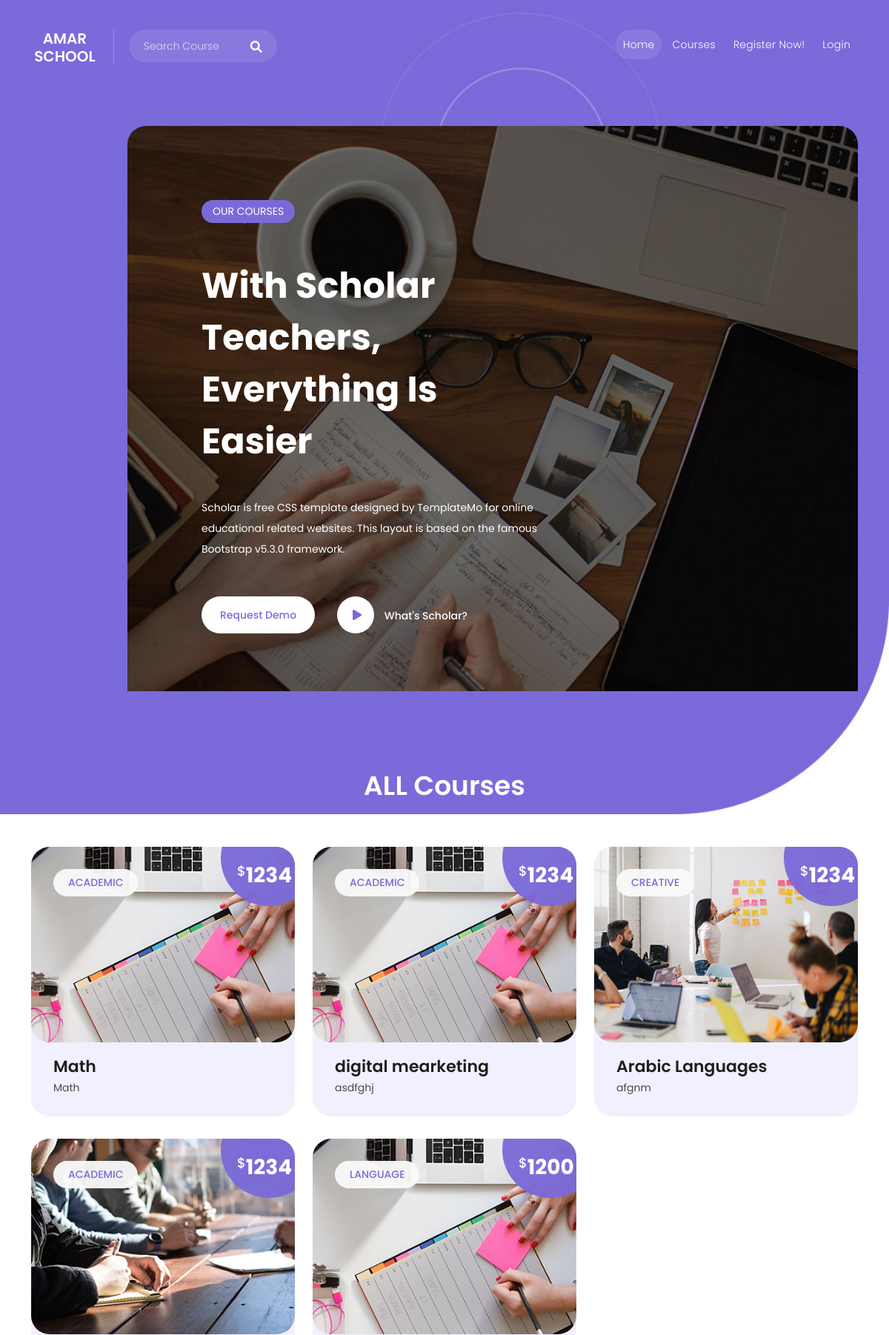
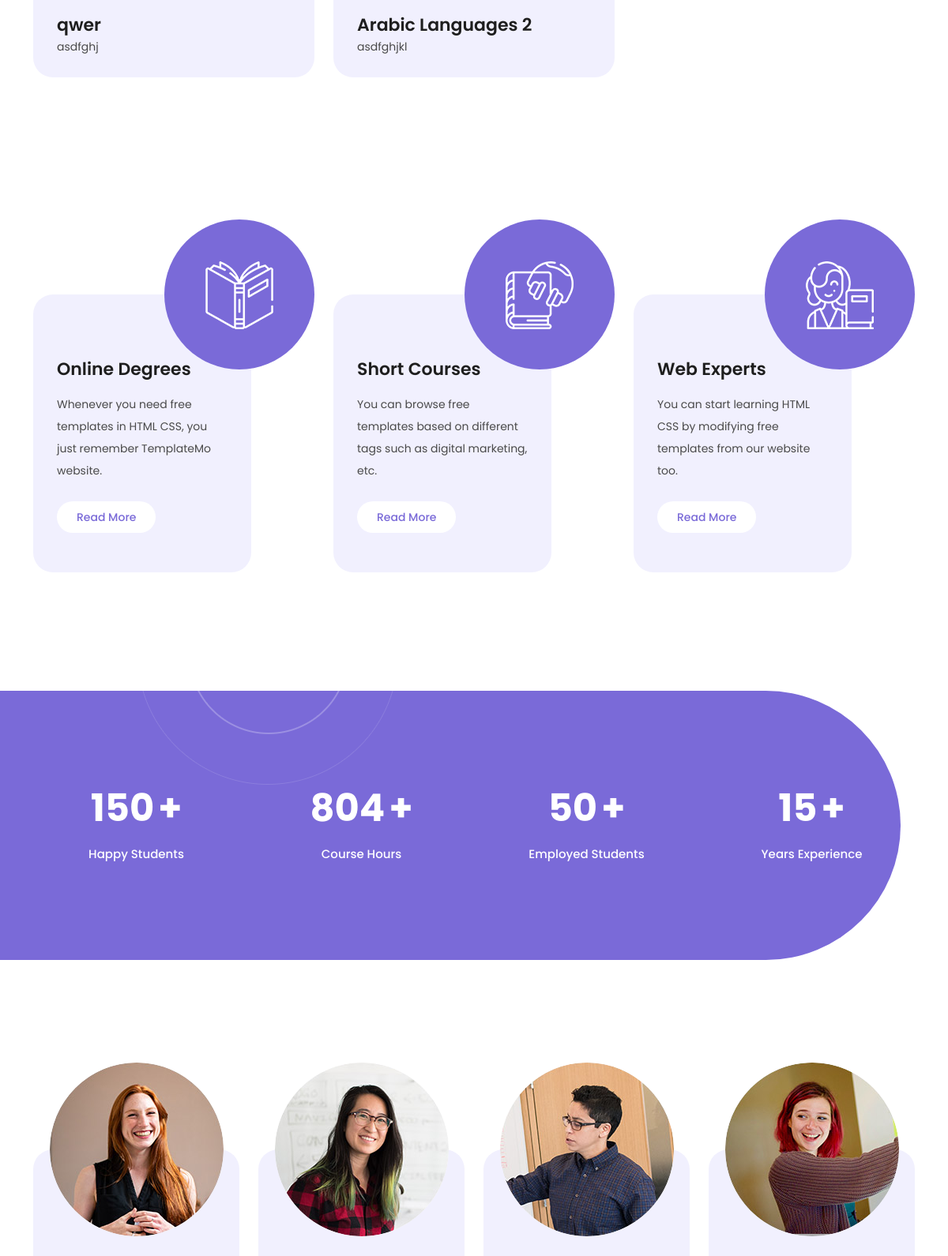
The page / (upper part) on the database its author committed (2 pictures, top to bottom).
### courses/models.py (models this page shows)
class Course(models.Model):
    course_title = models.CharField(max_length=100, unique=True)
    course_description = models.TextField(max_length=400)
    course_teacher = models.ForeignKey(User, on_delete=models.CASCADE, null=True)
    course_banner = models.ImageField(upload_to='photos/courses', blank=True)
    course_price = models.IntegerField()
    course_department = models.ForeignKey(Department, on_delete=models.CASCADE)
    created_date = models.DateTimeField(auto_now_add=True)

class Department(models.Model):
    department_name = models.CharField(max_length=100, unique=True)
    slug = models.SlugField(max_length=100)
    description = models.TextField(max_length=300, blank=True)
    def __str__(self):
        return self.department_name

### amar_school/views.py (the view)
# urls.py: 2. Add a URL to urlpatterns:  path('', views.home, name='home')
def home(request):
    course_list = Course.objects.all()
    context = {'course_list':course_list}
    return render(request, 'index.html', context)

### templates/index.html (shortened to what this page needs)
{% extends "base.html" %}
{% block body %}
    <div class="main-banner" id="top">
    <div class="container">
      <div class="row">
        <div class="col-lg-12">
          <div class="owl-carousel owl-banner">
            <div class="item item-1">
              <div class="header-text">
                <span class="category">Our Courses</span>
                <h2>With Scholar Teachers, Everything Is Easier</h2>
                <p>Scholar is free CSS template designed by TemplateMo for online educational related websites. This layout is based on the famous Bootstrap v5.3.0 framework.</p>
                <div class="buttons">
                  <div class="main-button">
                    <a href="#">Request Demo</a>
                  </div>
                  <div class="icon-button">
                    <a href="#"><i class="fa fa-play"></i> What's Scholar?</a>
                  </div>
                </div>
              </div>
            </div>
          </div>
        </div>
      </div>
    </div>
  </div>
<section style="margin-top: -110px;" class="section courses" id="courses">
  <div class="container">
    <div class="row">
      <div class="col-lg-12 text-center">
        <div class="section-heading">
          <h2 class='text-white'>ALL Courses</h2>
        </div>
      </div>
    </div>
    <div class="row event_box">
      {% if course_list %}
      {% for item in course_list %}
      <div class="col-lg-4 col-md-6 align-self-center mb-30 event_outer col-md-12 design">
        <div class="events_item ">
          <div class="thumb">
            {% if item.course_banner %}
            <a href="#"><img src="{{ item.course_banner.url }}" alt=""></a>
            {% endif %}
            <span class="category">{{item.course_department}}</span>
            <span class="price">
              <h6><em>$</em>{{item.course_price}}</h6>
            </span>
          </div>
          <div class="down-content">
            <h4 class="author">{{item.course_title}}</h4>
            <p>{{item.course_description}}</p>
          </div>
        </div>
      </div>
      {% endfor %}
      {% else %}
      <div>
        <div class="container " style="margin-bottom: auto;">
          <h4 class="text-danger">There are currently no courses !!!!</h4>
        </div>
      </div>
      {% endif %}
    </div>
  </div>
</section>
  <div class="services section" id="services">
    <div class="container">
      <div class="row">
        <div class="col-lg-4 col-md-6">
          <div class="service-item">
            <div class="icon">
              <img src="static/assets/images/service-01.png" alt="online degrees">
            </div>
            <div class="main-content">
              <h4>Online Degrees</h4>
              <p>Whenever you need free templates in HTML CSS, you just remember TemplateMo website.</p>
              <div class="main-button">
                <a href="#">Read More</a>
              </div>
            </div>
          </div>
        </div>
        <div class="col-lg-4 col-md-6">
          <div class="service-item">
            <div class="icon">
              <img src="static/assets/images/service-02.png" alt="short courses">
            </div>
            <div class="main-content">
              <h4>Short Courses</h4>
              <p>You can browse free templates based on different tags such as digital marketing, etc.</p>
              <div class="main-button">
                <a href="#">Read More</a>
              </div>
            </div>
          </div>
        </div>
        <div class="col-lg-4 col-md-6">
          <div class="service-item">
            <div class="icon">
              <img src="static/assets/images/service-03.png" alt="web experts">
            </div>
            <div class="main-content">
              <h4>Web Experts</h4>
              <p>You can start learning HTML CSS by modifying free templates from our website too.</p>
              <div class="main-button">
                <a href="#">Read More</a>
              </div>
            </div>
          </div>
        </div>
      </div>
    </div>
  </div>
  <div class="section fun-facts">
    <div class="container">
      <div class="row">
        <div class="col-lg-12">
          <div class="wrapper">
            <div class="row">
              <div class="col-lg-3 col-md-6">
                <div class="counter">
                  <h2 class="timer count-title count-number" data-to="150" data-speed="1000"></h2>
                   <p class="count-text ">Happy Students</p>
                </div>
              </div>
              <div class="col-lg-3 col-md-6">
                <div class="counter">
                  <h2 class="timer count-title count-number" data-to="804" data-speed="1000"></h2>
                  <p class="count-text ">Course Hours</p>
                </div>
              </div>
              <div class="col-lg-3 col-md-6">
                <div class="counter">
                  <h2 class="timer count-title count-number" data-to="50" data-speed="1000"></h2>
                  <p class="count-text ">Employed Students</p>
                </div>
              </div>
              <div class="col-lg-3 col-md-6">
                <div class="counter end">
                  <h2 class="timer count-title count-number" data-to="15" data-speed="1000"></h2>
                  <p class="count-text ">Years Experience</p>
                </div>
              </div>
            </div>
          </div>
        </div>
      </div>
    </div>
  </div>
  <div class="team section" id="team">
    <div class="container">
      <div class="row">
        <div class="col-lg-3 col-md-6">
          <div class="team-member">
            <div class="main-content">
              <img src="static/assets/images/member-01.jpg" alt="">
            </div>
          </div>
        </div>
        <div class="col-lg-3 col-md-6">
          <div class="team-member">
            <div class="main-content">
              <img src="static/assets/images/member-02.jpg" alt="">
            </div>
          </div>
        </div>
        <div class="col-lg-3 col-md-6">
          <div class="team-member">
            <div class="main-content">
              <img src="static/assets/images/member-03.jpg" alt="">
            </div>
          </div>
        </div>
        <div class="col-lg-3 col-md-6">
          <div class="team-member">
            <div class="main-content">
              <img src="static/assets/images/member-04.jpg" alt="">
            </div>
          </div>
        </div>
      </div>
    </div>
  </div>
{% endblock  %}

### rows shown on the page
Course: course_banner (picture), course_department "ACADEMIC", course_price "1234", course_title "Math", course_description "Math"
Course: course_banner (picture), course_department "ACADEMIC", course_price "1234", course_title "digital mearketing", course_description "asdfghj"
Course: course_banner (picture), course_department "CREATIVE", course_price "1234", course_title "Arabic Languages", course_description "afgnm"
Course: course_banner (picture), course_department "ACADEMIC", course_price "1234", course_title "qwer", course_description "asdfghj"
Course: course_banner (picture), course_department "LANGUAGE", course_price "1200", course_title "Arabic Languages 2", course_description "asdfghjkl"
